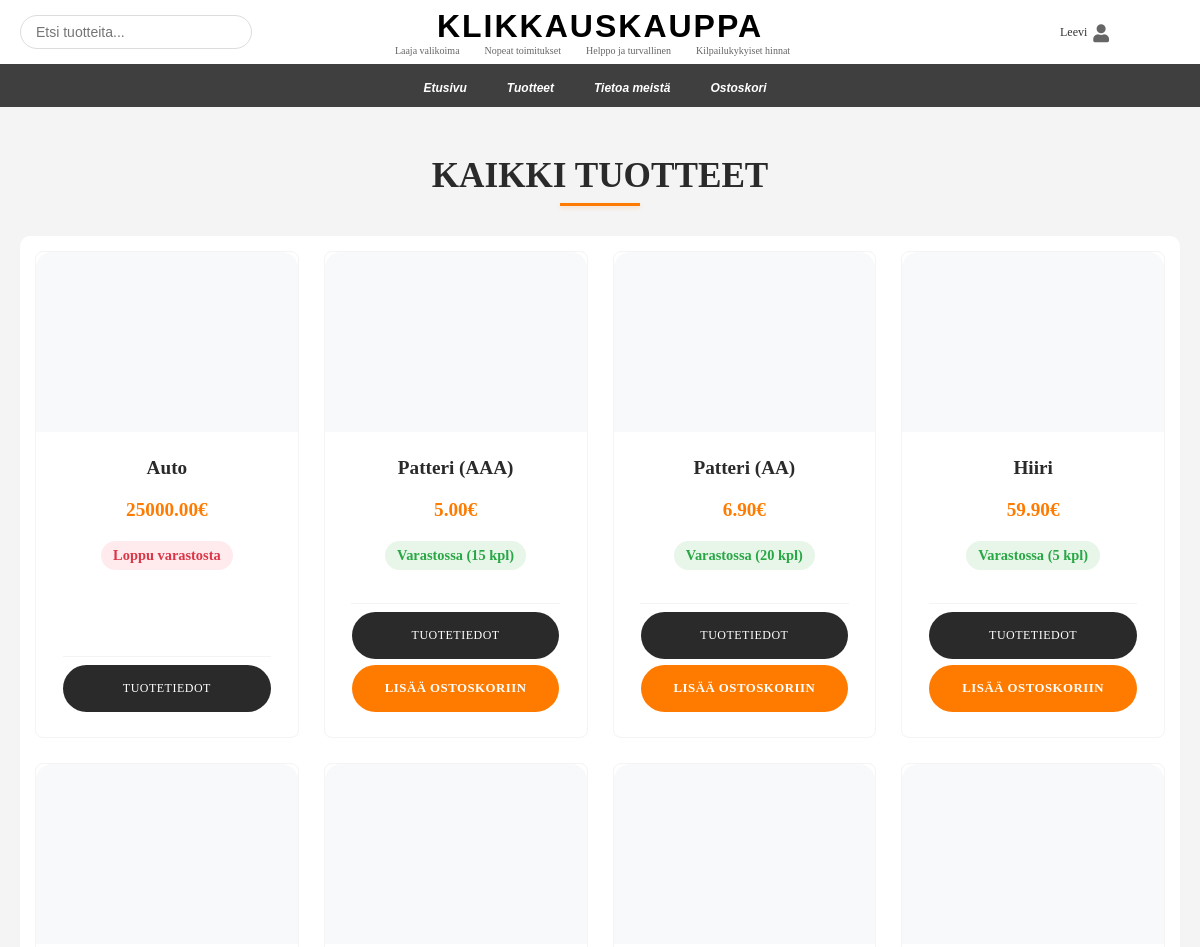
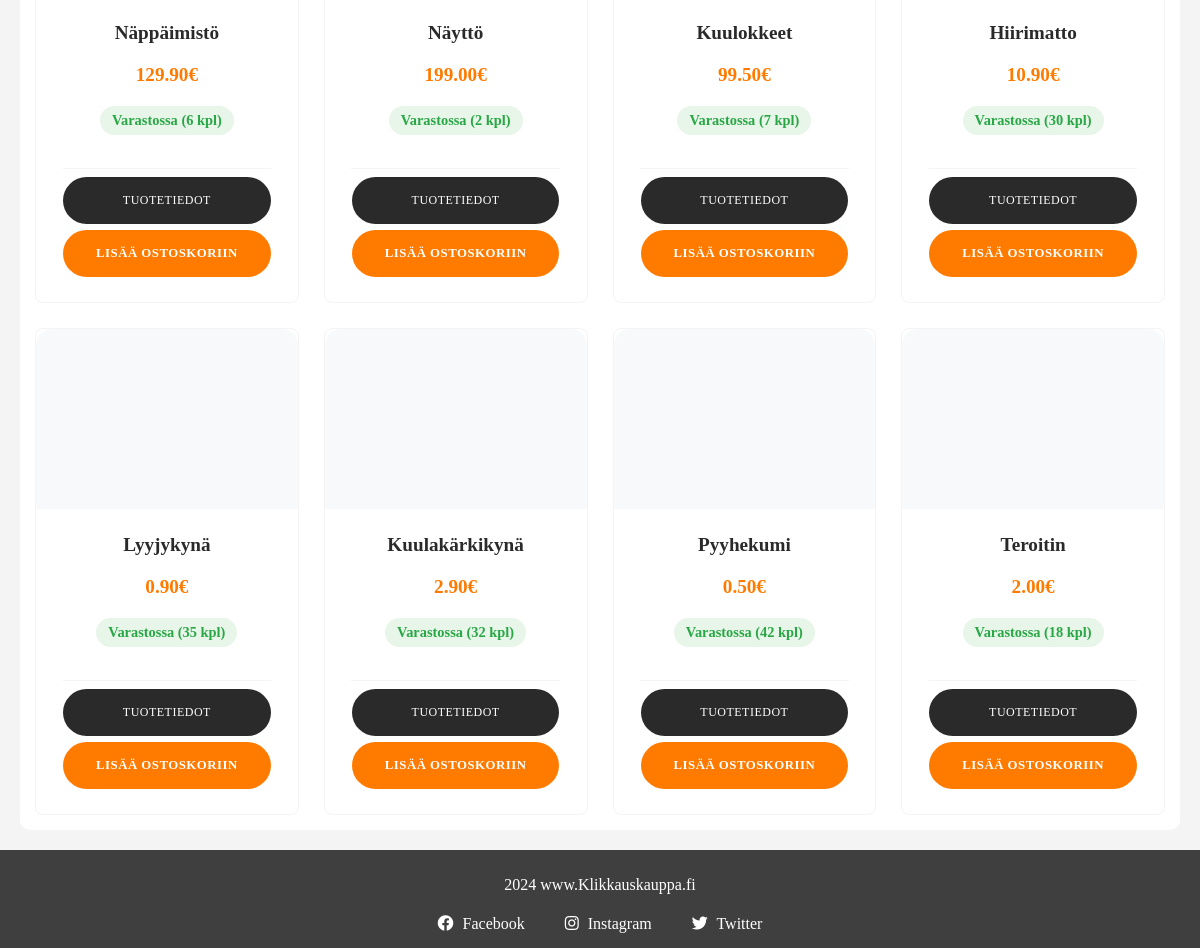
Screenshot of /Klikkauskauppa/products (signed in) with the database file from the repository (2 pictures, top to bottom).
### verkkokauppa/models.py (models this page shows, shortened)
class Product(models.Model):
    name = models.CharField(max_length=100, help_text="Lisää tuotteen nimi")
    price = models.DecimalField(max_digits=8, decimal_places=2, help_text="Lisää tuotteen hinta")
    stock = models.PositiveIntegerField(default=0, help_text="Lisää tuotteen varastomäärä")
    image = models.ImageField(upload_to="images/", blank=True, null=True, help_text="Lisää tuotekuva")
    date_added = models.DateTimeField(auto_now_add=True)
    discount_price = models.DecimalField(max_digits=8, decimal_places=2, null=True, blank=True, help_text="Alennushinta")
    def is_in_stock(self):
        return self.stock > 0

### verkkokauppa/views.py (the view)
# urls.py: path("products", views.products, name="products"),
def products(request):
    products = Product.objects.all()
    context = {
        "products": products,
    }
    return render(request, "verkkokauppa/products.html", context)

### verkkokauppa/templates/verkkokauppa/products.html (shortened to what this page needs)
{% extends "verkkokauppa/base.html" %}
{% load static %}
{% block extra_css %}
<link rel="stylesheet" href="{% static 'css/products.css' %}">
{% endblock extra_css %}
{% block content %}
<div class="products-container">
    <h2 class="section-title">KAIKKI TUOTTEET</h2>
    <div class="product-grid">
        {% for product in products %}
        <div class="product-card">
            <div class="product-image">
            </div>
            <div class="product-info">
                <h3>{{ product.name }}</h3>
                <div class="price-container">
                    {% if product.discount_price %}
                        <span class="original-price">{{ product.price }}€</span>
                        <span class="discount-price">{{ product.discount_price }}€</span>
                    {% else %}
                        <span class="price">{{ product.price }}€</span>
                    {% endif %}
                </div>
                {% if product.is_in_stock %}
                    <span class="stock-status in-stock">Varastossa ({{ product.stock }} kpl)</span>
                {% else %}
                    <span class="stock-status out-of-stock">Loppu varastosta</span>
                {% endif %}
            </div>
            <div class="product-actions">
                <a href="{% url 'verkkokauppa:product_detail' product.id %}" class="btn">Tuotetiedot</a>
                {% if product.is_in_stock %}
                    <a href="{% url 'verkkokauppa:add_to_cart' product.id %}" class="btn add-to-cart">Lisää ostoskoriin</a>
                {% endif %}
            </div>
        </div>
        {% empty %}
            <p>Tuotteita ei ole lisätty.</p>
        {% endfor %}
    </div>
</div>
{% endblock content %}

### verkkokauppa/templates/verkkokauppa/base.html (shortened to what this page needs)
{% load static %}
<!DOCTYPE html>
<html lang="fi">
<head>
    <link rel="stylesheet" href="{% static 'css/base.css' %}">
    <link rel="stylesheet" href="https://cdnjs.cloudflare.com/ajax/libs/font-awesome/5.15.4/css/all.min.css">
    {% block extra_css %}{% endblock %}
</head>
<body>
    <div class="website">
        <header class="main-header">
            <div class="header-top">
                <div class="search-container">
                    <form action="{% url 'verkkokauppa:search_products' %}" method="get">
                        <input class="search" type="text" name="q" placeholder="Etsi tuotteita...">
                    </form>
                </div>
                <div class="logo-container">
                    <a class="logo" href="{% url 'verkkokauppa:home' %}">
                        <h1>KLIKKAUSKAUPPA</h1>
                        <div class="logo-subtext">
                            <span>Laaja valikoima</span>
                            <span>Nopeat toimitukset</span>
                            <span>Helppo ja turvallinen</span>
                            <span>Kilpailukykyiset hinnat</span>
                        </div>
                    </a>
                </div>
                <div class="login-container">
                    {% if user.is_authenticated %}
                        <div class="user-dropdown">
                            <a href="#" class="login-link profile-link">
                                <span class="login-text">{{ user.username }}</span>
                                <i class="fas fa-user"></i>
                            </a>
                        </div>
                    {% else %}
                        <a href="{% url 'users:login' %}" class="login-link">
                            <span class="login-text">Kirjaudu sisään</span>
                            <i class="fas fa-user"></i>
                        </a>
                    {% endif %}
                </div>
            </div>
            <nav>
                <ul class="main-nav">
                    <li><a href="{% url 'verkkokauppa:home' %}" class="nav-link">Etusivu</a></li>
                    <li><a href="{% url 'verkkokauppa:products' %}" class="nav-link">Tuotteet</a></li>
                    <li><a href="{% url 'verkkokauppa:info' %}" class="nav-link">Tietoa meistä</a></li>
                    <li><a href="{% url 'verkkokauppa:view_cart' %}" class="nav-link">Ostoskori</a></li>
                </ul>
            </nav>
        </header>
        <main class="main-content">
            {% block content %}{% endblock content %}
        </main>
    </div>
    <footer class="main-footer">
        <p>2024 www.Klikkauskauppa.fi</p>
        <div class="footer-links">
            <a href="https://facebook.com/klikkauskauppa" target="_blank" class="social-link">
                <i class="fab fa-facebook"></i> Facebook
            </a>
            <a href="https://instagram.com/klikkauskauppa" target="_blank" class="social-link">
                <i class="fab fa-instagram"></i> Instagram
            </a>
            <a href="https://twitter.com/klikkauskauppa" target="_blank" class="social-link">
                <i class="fab fa-twitter"></i> Twitter
            </a>
        </div>
    </footer>
</body>
</html>

### static/css/base.css (style rules this page uses)
body { margin: 0; padding: 0; }
.website { display: flex; flex-direction: column; min-height: 100vh; }
.main-nav { background-color: rgb(64, 63, 63); color: white; font-weight: bold; font-size: 20px; padding: 10px 0; margin: 0; width: 100%; text-align: center; display: flex; justify-content: center; align-items: center; list-style-type: none; }
.main-nav li { display: inline-block; padding: 0 15px; }
.nav-link { color: white; text-decoration: none; margin-right: 10px; font-size: 12px; font-weight: bold; font-family: 'Gill Sans', 'Gill Sans MT', Calibri, 'Trebuchet MS', sans-serif; font-style: italic; display: inline-block; position: relative; padding-bottom: 2px; transition: color 0.3s ease; }
.nav-link::after { content: ''; position: absolute; width: 0; height: 2px; bottom: 0; left: 50%; background-color: #ff7e5f; transition: width 0.3s ease; transform: translateX(-50%); }
.logo-container { flex: initial; text-align: center; position: absolute; left: 50%; transform: translateX(-50%); padding: 0; margin: 0; }
.logo { text-decoration: none; }
.logo h1 { margin: 0; font-size: 32px; color: black; font-weight: 900; text-align: center; font-family: 'Arial Black', 'Helvetica', sans-serif; letter-spacing: 2px; text-transform: uppercase; }
.logo-subtext { display: flex; justify-content: center; gap: 10px; margin-top: 0; margin-bottom: 0; flex-wrap: wrap; }
.logo-subtext span { margin: 0 15px 0 0; font-size: 10px; color: #666; text-transform: none; white-space: nowrap; padding-top: 0; }
.main-footer { background-color: rgb(64, 63, 63); color: white; text-align: center; padding: 10px 0; display: flex; flex-direction: column; align-items: center; justify-content: center; }
.footer-links { display: flex; justify-content: center; gap: 20px; }
.social-link { color: white; text-decoration: none; padding: 5px 10px; transition: color 0.3s ease; }
.social-link i { margin-right: 5px; }
.search-container { position: relative; max-width: 200px; width: 100%; margin: 0; z-index: 1; }
.search { width: 100%; padding: 8px 15px; border: 1px solid #ddd; border-radius: 20px; font-size: 14px; transition: all 0.3s ease; outline: none; }
.header-top { display: flex; align-items: center; padding: 15px 20px; position: relative; }
.login-container { position: absolute; right: 20px; top: 50%; transform: translateY(-50%); z-index: 1; min-width: 120px; }
.login-link, .profile-link { color: #666; font-size: 18px; text-decoration: none; transition: color 0.3s ease; display: flex; align-items: center; justify-content: flex-end; gap: 6px; width: 100%; }
.login-text { font-size: 12px; font-weight: 500; color: #333; text-transform: capitalize; transition: color 0.3s ease; white-space: nowrap; }
.user-dropdown { position: relative; display: inline-block; }

### rows the page displays
Product: name "Auto", price "25000.00", stock "Loppu varastosta"
Product: name "Patteri (AAA)", price "5.00", stock "15", shows "LISÄÄ OSTOSKORIIN"
Product: name "Patteri (AA)", price "6.90", stock "20", shows "LISÄÄ OSTOSKORIIN"
Product: name "Hiiri", price "59.90", stock "5", shows "LISÄÄ OSTOSKORIIN"
Product: name "Näppäimistö", price "129.90", stock "6", shows "LISÄÄ OSTOSKORIIN"
Product: name "Näyttö", price "199.00", stock "2", shows "LISÄÄ OSTOSKORIIN"
Product: name "Kuulokkeet", price "99.50", stock "7", shows "LISÄÄ OSTOSKORIIN"
Product: name "Hiirimatto", price "10.90", stock "30", shows "LISÄÄ OSTOSKORIIN"
Product: name "Lyyjykynä", price "0.90", stock "35", shows "LISÄÄ OSTOSKORIIN"
Product: name "Kuulakärkikynä", price "2.90", stock "32", shows "LISÄÄ OSTOSKORIIN"
Product: name "Pyyhekumi", price "0.50", stock "42", shows "LISÄÄ OSTOSKORIIN"
Product: name "Teroitin", price "2.00", stock "18", shows "LISÄÄ OSTOSKORIIN"

### other values shown
{{ user.username }} "Leevi"
